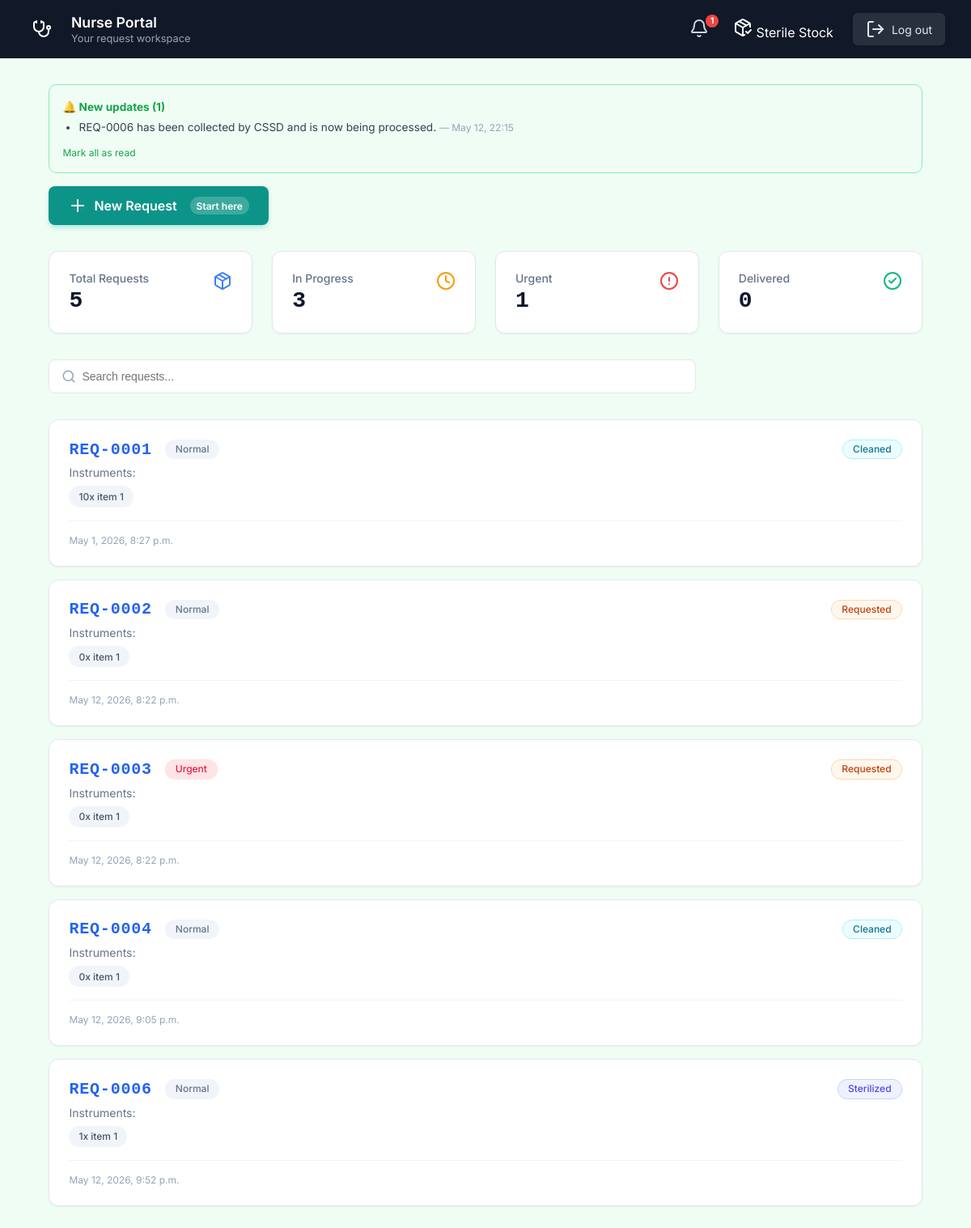
/dashboard/ (signed in), run on the app's committed database.
### CSSD_Management_System/models.py (models this page shows, shortened)
class Notification(models.Model):
    recipient = models.ForeignKey(CustomUser, on_delete=models.CASCADE, related_name='notifications')
    request = models.ForeignKey(InstrumentRequest, on_delete=models.CASCADE)
    message = models.CharField(max_length=255)
    is_read = models.BooleanField(default=False)
    created_at = models.DateTimeField(auto_now_add=True)

class InstrumentRequest(models.Model):
    PRIORITY_CHOICES = [
        ('Normal', 'Normal'),
        ('Urgent', 'Urgent'),
    ]
    STATUS_CHOICES = [
        ('Requested', 'Requested'),
        ('Collected', 'Collected'),
        ('Cleaned', 'Cleaned'),
        ('Sterilized', 'Sterilized'),
        ('Packed', 'Packed'),
        ('Delivered', 'Delivered'),
    ]
    requester = models.ForeignKey(CustomUser, on_delete=models.CASCADE, related_name='requests')
    priority = models.CharField(max_length=50, choices=PRIORITY_CHOICES, default='Normal')
    status = models.CharField(max_length=50, choices=STATUS_CHOICES, default='Requested')
    department = models.CharField(max_length=100, blank=True)
    notes = models.TextField(blank=True)
    last_operator = models.ForeignKey(
        CustomUser,
        on_delete=models.SET_NULL,
        null=True,
        blank=True,
        related_name='processed_requests'
    )
    batch = models.ForeignKey(SterilizationBatch, null=True, blank=True, on_delete=models.SET_NULL, related_name='requests')
    is_archived = models.BooleanField(default=False)
    submitted_at = models.DateTimeField(auto_now_add=True)
    collected_at = models.DateTimeField(null=True, blank=True)
    cleaned_at = models.DateTimeField(null=True, blank=True)
    sterilized_at = models.DateTimeField(null=True, blank=True)
    packed_at = models.DateTimeField(null=True, blank=True)
    delivered_at = models.DateTimeField(null=True, blank=True)

class RequestItem(models.Model):
    request = models.ForeignKey(InstrumentRequest, on_delete=models.CASCADE, related_name='items')
    inventory_item = models.ForeignKey(InventoryItem, on_delete=models.CASCADE)
    quantity = models.IntegerField(default=1)
    def __str__(self):
        return f"{self.quantity}x {self.inventory_item.name}"

class InventoryItem(models.Model):
    name = models.CharField(max_length=255)
    category = models.CharField(max_length=100)
    current_stock = models.IntegerField(default=0)
    min_threshold = models.IntegerField(default=10)

### CSSD_Management_System/views.py (the view)
# urls.py: path('dashboard/', views.dashboard_router, name='dashboard_router'),
@login_required
def dashboard_router(request):
    role = request.user.role
    if role in ['CSSD Technician', 'System Administrator', 'Hospital Administrator']:
        filter_status = request.GET.get('filter', '')
        all_requests = InstrumentRequest.objects.prefetch_related(
            'items__inventory_item', 'requester'
        ).order_by('-submitted_at')
        display_requests = (
            all_requests.filter(status='Requested')
            if filter_status == 'pending'
            else all_requests
        )
        stat_pending = all_requests.filter(status='Requested').count()
        stat_active  = all_requests.filter(
            status__in=['Collected', 'Cleaned', 'Sterilized', 'Packed']
        ).count()
        stat_alerts  = InventoryItem.objects.filter(current_stock__lt=3).count()
        STATUS_ORDER = ['Requested', 'Collected', 'Cleaned', 'Sterilized', 'Packed', 'Delivered']
        urgent_reqs  = all_requests.filter(priority='Urgent').exclude(status='Delivered')
        eta_text, eta_desc = 'No urgent', 'All clear'
        if urgent_reqs.exists():
            def eta_mins(r):
                idx = STATUS_ORDER.index(r.status) if r.status in STATUS_ORDER else 0
                return max(0, (len(STATUS_ORDER) - 1 - idx) * 20)
            mins = min(eta_mins(r) for r in urgent_reqs)
            eta_text = f'~{mins} min' if mins < 60 else f'~{mins // 60:.1f} hr'
            eta_desc = f'{urgent_reqs.count()} urgent request(s) pending'
        context = {
            'requests':      display_requests,
            'filter_status': filter_status,
            'stat_pending':  stat_pending,
            'stat_active':   stat_active,
            'stat_alerts':   stat_alerts,
            'eta_text':      eta_text,
            'eta_desc':      eta_desc,
        }
        return render(request, 'cssd-dashboard.html', context)
    elif role == 'Department Nurse':
        return nurse_dashboard(request)
    return HttpResponse(f"Role '{role}' not recognized.", status=403)

### CSSD_Management_System/templates/nurse-dashboard.html (shortened to what this page needs)
{% load static %}
<!DOCTYPE html>
<html lang="en">
<head>
  <link rel="stylesheet" href="{% static 'styles.css' %}">
  <link rel="stylesheet" href="{% static 'extended_styles.css' %}">
</head>
<body>
  <div class="dashboard-wrapper theme-teal">
    <nav class="dashboard-nav theme-dark-teal">
      <div class="nav-brand">
        <div class="nav-logo teal"><i data-lucide="stethoscope"></i></div>
        <div class="nav-title">
          <h2>Nurse Portal</h2>
          <p id="nurseSubtitle">Your request workspace</p>
        </div>
      </div>
      <div class="nav-actions">
        <button class="icon-btn notification-btn" id="notifBtn" title="Notifications">
          <i data-lucide="bell"></i>
          {% if notif_count %}
            <span class="notification-badge" id="notifBadge">{{ notif_count }}</span>
          {% else %}
            <span class="notification-badge" id="notifBadge" style="display:none;"></span>
          {% endif %}
        </button>
        <a href="{% url 'nurse_sterile_stock' %}" class="nav-action-link">
          <i data-lucide="package-check"></i> Sterile Stock
        </a>
        <a href="{% url 'logout' %}" class="btn-logout"><i data-lucide="log-out"></i> Log out</a>
      </div>
    </nav>
    <main class="dashboard-main">
      <div class="dashboard-container">
        {% if notifications %}
        <div id="notifBanner" style="background:#f0fdf4;border:1px solid #86efac;border-radius:10px;padding:1rem;margin-bottom:1rem;">
          <strong style="color:#16a34a;font-size:.85rem;">🔔 New updates ({{ notif_count }})</strong>
          <ul style="margin:.5rem 0 .75rem 0;padding-left:1.25rem;">
            {% for notif in notifications %}
              <li style="font-size:.85rem;color:#374151;margin-bottom:.25rem;">
                {{ notif.message }}
                <span style="color:#94a3b8;font-size:.75rem;"> — {{ notif.created_at|date:"M d, H:i" }}</span>
              </li>
            {% endfor %}
          </ul>
          <form method="POST" action="{% url 'nurse_mark_notifications_read' %}" style="display:inline;">
            <button type="submit" style="font-size:.75rem;color:#16a34a;margin-top:.25rem;background:none;border:none;cursor:pointer;padding:0;">Mark all as read</button>
          </form>
        </div>
        {% else %}
        <div id="notifBanner" style="display:none;"></div>
        {% endif %}
        <div class="action-header">
          <a href="{% url 'nurse_create_request' %}" class="btn-create-request" style="text-decoration:none;">
            <i data-lucide="plus"></i> New Request
            <span class="badge-pill">Start here</span>
          </a>
        </div>
        <div class="stats-grid">
          <div class="stat-card">
            <div class="stat-info"><span class="stat-label">Total Requests</span><h3 class="stat-value" id="statTotal">{{ total }}</h3></div>
            <i data-lucide="package" class="stat-icon blue"></i>
          </div>
          <div class="stat-card">
            <div class="stat-info"><span class="stat-label">In Progress</span><h3 class="stat-value" id="statInProgress">{{ in_progress }}</h3></div>
            <i data-lucide="clock" class="stat-icon orange"></i>
          </div>
          <div class="stat-card">
            <div class="stat-info"><span class="stat-label">Urgent</span><h3 class="stat-value" id="statUrgent">{{ urgent }}</h3></div>
            <i data-lucide="alert-circle" class="stat-icon red"></i>
          </div>
          <div class="stat-card">
            <div class="stat-info"><span class="stat-label">Delivered</span><h3 class="stat-value" id="statDelivered">{{ delivered }}</h3></div>
            <i data-lucide="check-circle-2" class="stat-icon green"></i>
          </div>
        </div>
        <div class="filters-bar">
          <div class="search-input-wrapper">
            <i data-lucide="search" class="search-icon"></i>
            <input type="text" class="search-input" id="nurseSearch" placeholder="Search requests...">
          </div>
        </div>
        <div class="requests-list" id="requestsList">
          {% if requests %}
            {% for req in requests %}
              {% if req.status != "Delivered" %}
              <a href="{% url 'nurse_request_details' req.id %}" class="request-card" style="text-decoration:none;color:inherit;display:block;">
                <div class="req-header">
                  <div class="req-title-group">
                    <h4 class="req-id">REQ-{{ req.id|stringformat:"04d" }}</h4>
                    {% if req.priority == "Urgent" %}
                      <span class="pill pill-urgent">Urgent</span>
                    {% else %}
                      <span class="pill pill-normal">Normal</span>
                    {% endif %}
                  </div>
                  <span class="pill status-{{ req.status }}">{{ req.status }}</span>
                </div>
                <div class="req-body">
                  <div class="req-instruments">
                    <span class="instruments-label">Instruments:</span>
                    <div class="instruments-tags">
                      {% for item in req.instruments %}
                        <span class="tag-instrument">{{ item }}</span>
                      {% endfor %}
                    </div>
                  </div>
                </div>
                <div class="req-footer">
                  <span class="submit-time">{{ req.created_at }}</span>
                </div>
              </a>
              {% endif %}
            {% endfor %}
          {% else %}
            <p>No requests found.</p>
          {% endif %}
        </div>
      </div>
    </main>
  </div>
</body>
</html>

### CSSD_Management_System/static/extended_styles.css (style rules this page uses)
:root { --color-border: #e2e8f0; --color-danger: #ef4444; --color-warning: #f59e0b; --color-background: #f8fafc; --radius-sm: 4px; --radius-md: 8px; --radius-lg: 12px; --spacing-sm: 0.5rem; --spacing-md: 1rem; --spacing-lg: 1.5rem; --spacing-xl: 2rem; }
.req-id, .item-id, h3 { color: var(--color-primary); font-family: monospace; font-size: 1.25rem; font-weight: 800; letter-spacing: 0.05rem; }
.dashboard-container { max-width: 1500px !important; width: 95% !important; }
.search-input-wrapper { max-width: 800px !important; }

### data on the page
Notification: message "REQ-0006 has been collected by CSSD and is now being processed.", created_at "May 12, 22:15"
InstrumentRequest: status "Cleaned", created_at "May 1, 2026, 8:27 p.m."
RequestItem: quantity+inventory_item "10x item 1"
InstrumentRequest: status "Requested", created_at "May 12, 2026, 8:22 p.m."
RequestItem: quantity+inventory_item "0x item 1"
InstrumentRequest: status "Requested", created_at "May 12, 2026, 8:22 p.m."
RequestItem: quantity+inventory_item "0x item 1"
InstrumentRequest: status "Cleaned", created_at "May 12, 2026, 9:05 p.m."
RequestItem: quantity+inventory_item "0x item 1"
InstrumentRequest: status "Sterilized", created_at "May 12, 2026, 9:52 p.m."
RequestItem: quantity+inventory_item "1x item 1"

### other printed values
{{ notif_count }} "1"
{{ total }} "5"
{{ in_progress }} "3"
{{ urgent }} "1"
{{ delivered }} "0"
{{ req.id|stringformat:"04d" }} "0001" "0002" "0003" "0004" "0006"
